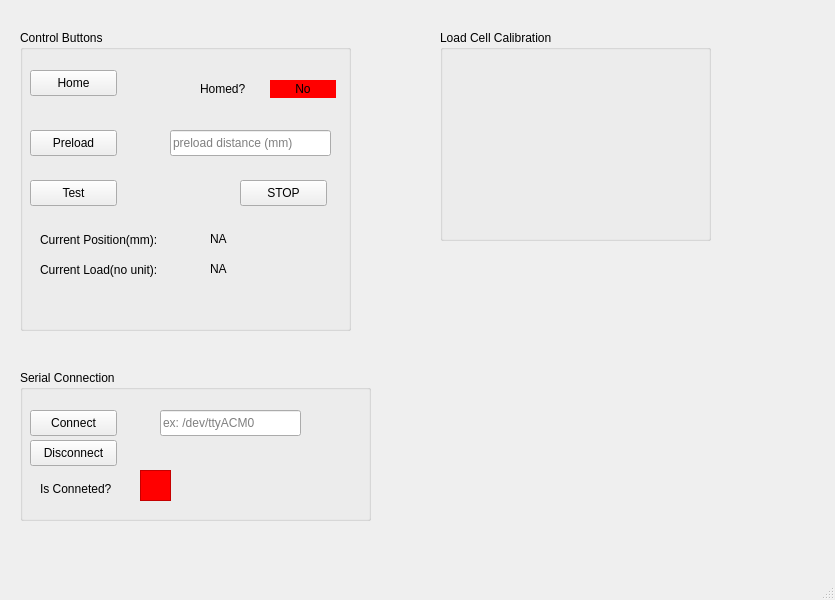
<?xml version="1.0" encoding="UTF-8"?>
<ui version="4.0">
 <class>MainWindow</class>
 <widget class="QMainWindow" name="MainWindow">
  <property name="geometry">
   <rect>
    <x>0</x>
    <y>0</y>
    <width>835</width>
    <height>600</height>
   </rect>
  </property>
  <property name="windowTitle">
   <string>MainWindow</string>
  </property>
  <property name="styleSheet">
   <string notr="true">QPushButton#pushButton_4 {
    background-color: red;
    border-width: 2px;
    border-color: beige;
}</string>
  </property>
  <widget class="QWidget" name="centralwidget">
   <widget class="QGroupBox" name="controlGroupBox">
    <property name="geometry">
     <rect>
      <x>20</x>
      <y>30</y>
      <width>331</width>
      <height>301</height>
     </rect>
    </property>
    <property name="title">
     <string>Control Buttons</string>
    </property>
    <widget class="QPushButton" name="homeButton">
     <property name="geometry">
      <rect>
       <x>10</x>
       <y>40</y>
       <width>87</width>
       <height>26</height>
      </rect>
     </property>
     <property name="text">
      <string>Home</string>
     </property>
    </widget>
    <widget class="QPushButton" name="preloadButton">
     <property name="geometry">
      <rect>
       <x>10</x>
       <y>100</y>
       <width>87</width>
       <height>26</height>
      </rect>
     </property>
     <property name="text">
      <string>Preload</string>
     </property>
    </widget>
    <widget class="QPushButton" name="testButton">
     <property name="geometry">
      <rect>
       <x>10</x>
       <y>150</y>
       <width>87</width>
       <height>26</height>
      </rect>
     </property>
     <property name="text">
      <string>Test</string>
     </property>
    </widget>
    <widget class="QLabel" name="isHomedLabel">
     <property name="geometry">
      <rect>
       <x>180</x>
       <y>50</y>
       <width>66</width>
       <height>18</height>
      </rect>
     </property>
     <property name="text">
      <string>Homed?</string>
     </property>
    </widget>
    <widget class="QPushButton" name="stopButton">
     <property name="geometry">
      <rect>
       <x>220</x>
       <y>150</y>
       <width>87</width>
       <height>26</height>
      </rect>
     </property>
     <property name="acceptDrops">
      <bool>false</bool>
     </property>
     <property name="styleSheet">
      <string notr="true">QPushButton#pushButton_4 {
	background-color: red;
    border-width: 2px;
    border-color: beige;
}</string>
     </property>
     <property name="text">
      <string>STOP</string>
     </property>
    </widget>
    <widget class="QLineEdit" name="preloadDistanceLineEdit">
     <property name="geometry">
      <rect>
       <x>150</x>
       <y>100</y>
       <width>161</width>
       <height>26</height>
      </rect>
     </property>
     <property name="placeholderText">
      <string>preload distance (mm)</string>
     </property>
    </widget>
    <widget class="QLabel" name="currentPosLabel">
     <property name="geometry">
      <rect>
       <x>20</x>
       <y>200</y>
       <width>151</width>
       <height>20</height>
      </rect>
     </property>
     <property name="text">
      <string>Current Position(mm):</string>
     </property>
    </widget>
    <widget class="QLabel" name="currentPosValueLabel">
     <property name="geometry">
      <rect>
       <x>190</x>
       <y>200</y>
       <width>66</width>
       <height>18</height>
      </rect>
     </property>
     <property name="text">
      <string>NA</string>
     </property>
    </widget>
    <widget class="QLabel" name="currentLoadLabel">
     <property name="geometry">
      <rect>
       <x>20</x>
       <y>230</y>
       <width>151</width>
       <height>20</height>
      </rect>
     </property>
     <property name="text">
      <string>Current Load(no unit):</string>
     </property>
    </widget>
    <widget class="QLabel" name="currentLoadValueLabel">
     <property name="geometry">
      <rect>
       <x>190</x>
       <y>230</y>
       <width>66</width>
       <height>18</height>
      </rect>
     </property>
     <property name="text">
      <string>NA</string>
     </property>
    </widget>
    <widget class="QLabel" name="isHomedIndicatorLabel">
     <property name="geometry">
      <rect>
       <x>250</x>
       <y>50</y>
       <width>66</width>
       <height>18</height>
      </rect>
     </property>
     <property name="styleSheet">
      <string notr="true">QLabel#isHomedIndicatorLabel{
 background-color: red;
}</string>
     </property>
     <property name="text">
      <string>No</string>
     </property>
     <property name="alignment">
      <set>Qt::AlignCenter</set>
     </property>
    </widget>
   </widget>
   <widget class="QGroupBox" name="serialConnectionGroupBox">
    <property name="geometry">
     <rect>
      <x>20</x>
      <y>370</y>
      <width>351</width>
      <height>151</height>
     </rect>
    </property>
    <property name="title">
     <string>Serial Connection</string>
    </property>
    <widget class="QPushButton" name="connectSerialButton">
     <property name="geometry">
      <rect>
       <x>10</x>
       <y>40</y>
       <width>87</width>
       <height>26</height>
      </rect>
     </property>
     <property name="text">
      <string>Connect</string>
     </property>
    </widget>
    <widget class="QLabel" name="isSerialConnectedLabel">
     <property name="geometry">
      <rect>
       <x>20</x>
       <y>110</y>
       <width>111</width>
       <height>18</height>
      </rect>
     </property>
     <property name="text">
      <string>Is Conneted?</string>
     </property>
    </widget>
    <widget class="QGraphicsView" name="isSerialConnectedIndicator">
     <property name="geometry">
      <rect>
       <x>120</x>
       <y>100</y>
       <width>31</width>
       <height>31</height>
      </rect>
     </property>
     <property name="autoFillBackground">
      <bool>true</bool>
     </property>
     <property name="styleSheet">
      <string notr="true">QGraphicsView#isSerialConnectedIndicator {
	background-color: red;
}</string>
     </property>
     <property name="backgroundBrush">
      <brush brushstyle="NoBrush">
       <color alpha="255">
        <red>255</red>
        <green>0</green>
        <blue>0</blue>
       </color>
      </brush>
     </property>
     <property name="foregroundBrush">
      <brush brushstyle="NoBrush">
       <color alpha="255">
        <red>255</red>
        <green>0</green>
        <blue>0</blue>
       </color>
      </brush>
     </property>
    </widget>
    <widget class="QLineEdit" name="serialPortLineEdit">
     <property name="geometry">
      <rect>
       <x>140</x>
       <y>40</y>
       <width>141</width>
       <height>26</height>
      </rect>
     </property>
     <property name="placeholderText">
      <string>ex: /dev/ttyACM0</string>
     </property>
    </widget>
    <widget class="QPushButton" name="disconnectSerialButton">
     <property name="geometry">
      <rect>
       <x>10</x>
       <y>70</y>
       <width>87</width>
       <height>26</height>
      </rect>
     </property>
     <property name="text">
      <string>Disconnect</string>
     </property>
    </widget>
   </widget>
   <widget class="QGroupBox" name="loadCellCalibrationGroupBox">
    <property name="geometry">
     <rect>
      <x>440</x>
      <y>30</y>
      <width>271</width>
      <height>211</height>
     </rect>
    </property>
    <property name="title">
     <string>Load Cell Calibration</string>
    </property>
   </widget>
  </widget>
  <widget class="QMenuBar" name="menubar">
   <property name="geometry">
    <rect>
     <x>0</x>
     <y>0</y>
     <width>835</width>
     <height>23</height>
    </rect>
   </property>
  </widget>
  <widget class="QStatusBar" name="statusbar"/>
 </widget>
 <resources/>
 <connections/>
</ui>
